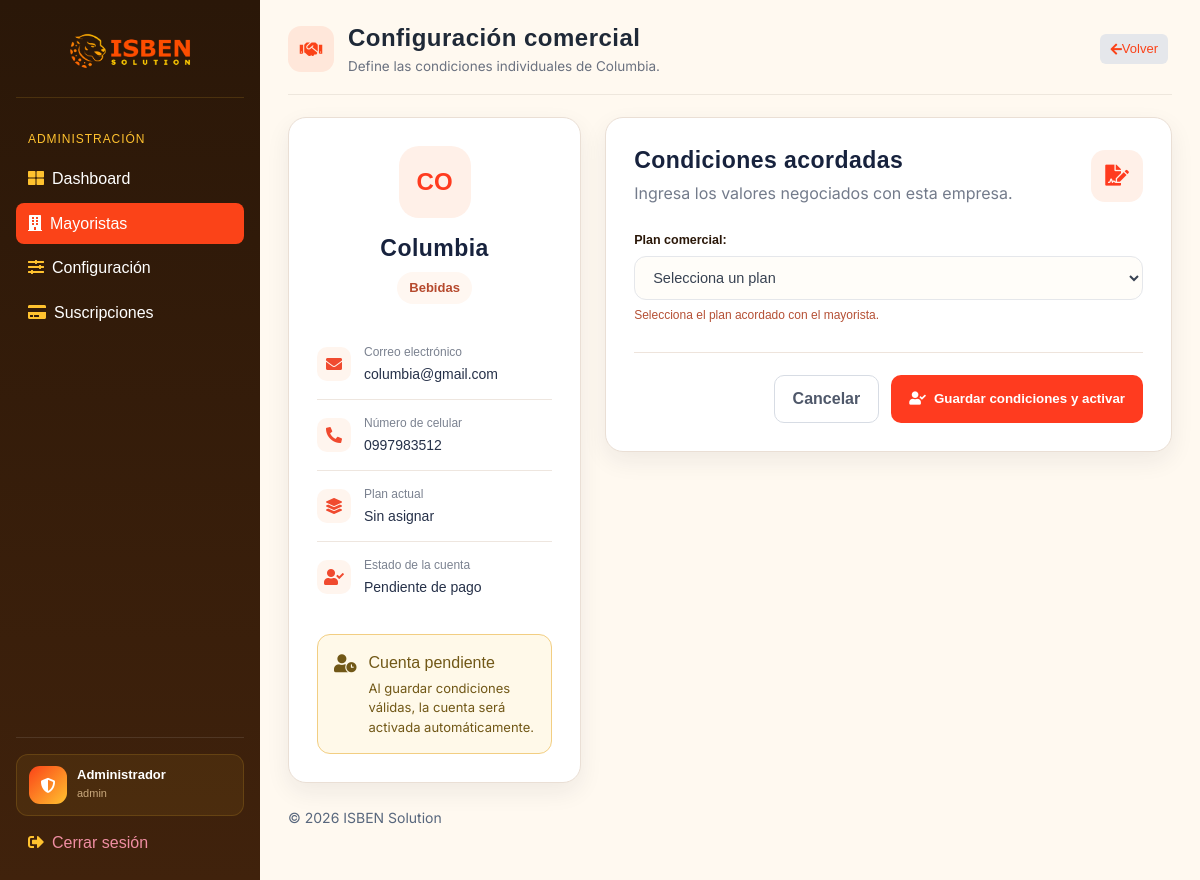
/admin-panel/mayoristas/16/configuracion/ (signed in), run on the app's committed database.
### appDjango/models.py (models this page shows, shortened)
class Mayorista(models.Model):
    CATEGORIA_CHOICES = [
        ("bebidas", "Bebidas"),
        ("abarrotes", "Abarrotes"),
        ("lacteos", "Lácteos"),
        ("limpieza", "Limpieza"),
        ("otro", "Otro"),
    ]
    PLAN_CHOICES = [
        ("sin_asignar", "Sin asignar"),
        ("suscripcion", "Suscripción anual"),
        ("comision", "Solo comisión"),
        ("mixto", "Mixto"),
    ]
    ESTADO_CHOICES = [
        ("pendiente_pago", "Pendiente de pago"),
        ("activo", "Activo"),
        ("suspendido", "Suspendido"),
    ]
    MESES_CORTOS = [
        "Ene",
        "Feb",
        "Mar",
        "Abr",
        "May",
        "Jun",
        "Jul",
        "Ago",
        "Sep",
        "Oct",
        "Nov",
        "Dic",
    ]
    cuenta = models.OneToOneField(
        settings.AUTH_USER_MODEL,
        on_delete=models.CASCADE,
        related_name="perfil_mayorista",
    )
    nombre = models.CharField(max_length=255)
    telefono = models.CharField(
        max_length=15,
        default="",
    )
    categoria = models.CharField(max_length=20, choices=CATEGORIA_CHOICES)
    logo_url = models.TextField(blank=True, null=True)
    estado = models.CharField(
        max_length=20, choices=ESTADO_CHOICES, default="pendiente_pago"
    )
    plan = models.CharField(
        max_length=20,
        choices=PLAN_CHOICES,
        default="sin_asignar",
    )
    tarifa_anual = models.DecimalField(max_digits=10, decimal_places=2, default=0)
    porcentaje_comision = models.DecimalField(max_digits=5, decimal_places=2, default=0)
    fecha_vencimiento = models.DateField(blank=True, null=True)

### appDjango/views.py (the view)
@admin_required
def admin_mayorista_configuracion(request, id):
    mayorista = get_object_or_404(
        Mayorista.objects.select_related("cuenta"),
        pk=id,
    )
    estaba_pendiente = mayorista.estado == "pendiente_pago"
    if request.method == "POST":
        formulario = MayoristaConfigComercialForm(
            request.POST,
            instance=mayorista,
        )
        if formulario.is_valid():
            mayorista_configurado = formulario.save(commit=False)
            if estaba_pendiente:
                mayorista_configurado.estado = "activo"
            mayorista_configurado.save()
            if estaba_pendiente:
                messages.success(
                    request,
                    "%s fue configurado y activado correctamente."
                    % mayorista_configurado.nombre,
                )
            else:
                messages.success(
                    request,
                    "Las condiciones comerciales de %s "
                    "fueron actualizadas." % mayorista_configurado.nombre,
                )
            return redirect("portal_admin_mayoristas")
    else:
        formulario = MayoristaConfigComercialForm(instance=mayorista)
    return render(
        request,
        "admin/mayorista_configuracion.html",
        {
            "formulario": formulario,
            "mayorista": mayorista,
            "activar_al_guardar": estaba_pendiente,
        },
    )

### appDjango/views.py (called while the page is built)
def admin_required(view_func):
    @wraps(view_func)
    def wrapper(request, *args, **kwargs):
        if not request.user.is_authenticated or not request.user.is_staff:
            return redirect("portal_login_admin")
        return view_func(request, *args, **kwargs)
    return wrapper

### appDjango/templates/admin/mayorista_configuracion.html (shortened to what this page needs)
{% extends 'layouts/base.html' %}
{% block content %}
  <div class="pagina-cabecera">
    <div class="pagina-cabecera-titulo">
      <div class="pagina-cabecera-icono">
        <i class="fas fa-handshake"></i>
      </div>
      <div>
        <h1>Configuración comercial</h1>
        <p class="subtitulo">
          Define las condiciones individuales de
          {{ mayorista.nombre }}.
        </p>
      </div>
    </div>
    <div class="pagina-cabecera-acciones">
      <a
        href="{% url 'portal_admin_mayoristas' %}"
        class="action action-view"
      >
        <i class="fas fa-arrow-left"></i>
        Volver
      </a>
    </div>
  </div>
  <div class="config-comercial-grid">
    <aside class="config-empresa-card">
      <div class="config-empresa-avatar">
        {{ mayorista.nombre|slice:":2"|upper }}
      </div>
      <h2>{{ mayorista.nombre }}</h2>
      <span class="config-empresa-categoria">
        {{ mayorista.get_categoria_display }}
      </span>
      <div class="config-empresa-datos">
        <div class="config-empresa-dato">
          <i class="fas fa-envelope"></i>
          <div>
            <span>Correo electrónico</span>
            <strong>{{ mayorista.cuenta.email }}</strong>
          </div>
        </div>
        <div class="config-empresa-dato">
          <i class="fas fa-phone-alt"></i>
          <div>
            <span>Número de celular</span>
            <strong>
              {% if mayorista.telefono %}
                {{ mayorista.telefono }}
              {% else %}
                Sin celular registrado
              {% endif %}
            </strong>
          </div>
        </div>
        <div class="config-empresa-dato">
          <i class="fas fa-layer-group"></i>
          <div>
            <span>Plan actual</span>
            <strong>{{ mayorista.get_plan_display }}</strong>
          </div>
        </div>
        <div class="config-empresa-dato">
          <i class="fas fa-user-check"></i>
          <div>
            <span>Estado de la cuenta</span>
            <strong>
              {{ mayorista.get_estado_display }}
            </strong>
          </div>
        </div>
      </div>
      {% if activar_al_guardar %}
        <div class="config-activacion-aviso">
          <i class="fas fa-user-clock"></i>
          <div>
            <strong>Cuenta pendiente</strong>
            <p>
              Al guardar condiciones válidas, la cuenta será activada
              automáticamente.
            </p>
          </div>
        </div>
      {% endif %}
    </aside>
    <section class="config-formulario-card">
      <div class="config-formulario-cabecera">
        <div>
          <h2>Condiciones acordadas</h2>
          <p>
            Ingresa los valores negociados con esta empresa.
          </p>
        </div>
        <div class="config-formulario-icono">
          <i class="fas fa-file-signature"></i>
        </div>
      </div>
      <form method="post">
        <div class="campo-grupo">
          {{ formulario.plan.label_tag }}
          {{ formulario.plan }}
          <small
            class="config-plan-ayuda"
            id="configPlanAyuda"
          >
          </small>
        </div>
        <div class="config-formulario-acciones">
          <a
            href="{% url 'portal_admin_mayoristas' %}"
            class="config-boton-secundario"
          >
            Cancelar
          </a>
          <button
            type="submit"
            class="config-boton-guardar"
          >
            {% if activar_al_guardar %}
              <i class="fas fa-user-check"></i>
              Guardar condiciones y activar
            {% else %}
              <i class="fas fa-save"></i>
              Guardar cambios
            {% endif %}
          </button>
        </div>
      </form>
    </section>
  </div>
{% endblock %}

### appDjango/templates/includes/sidebar.html (shortened to what this page needs)
{% load static %}
<nav id="sidebarMenu" class="sidebar d-lg-block collapse">
  <div class="sidebar-inner px-3 pt-3">
    <div class="sidebar-marca">
      <a href="{% url 'portal_landing' %}">
        <img src="{% static 'imagenes/logos_2.png' %}" alt="ISBEN Solution">
      </a>
    </div>
    <ul class="nav flex-column">
      {% if user.is_staff %}
        <li class="sidebar-heading">Administración</li>
        <li class="nav-item {% if request.resolver_match.url_name == 'portal_admin_dashboard' %}active{% endif %}">
          <a href="{% url 'portal_admin_dashboard' %}" class="nav-link"><span class="sidebar-icon"><i class="fas fa-th-large"></i></span>Dashboard</a>
        </li>
        <li class="nav-item {% if 'mayorista' in request.resolver_match.url_name %}active{% endif %}">
          <a href="{% url 'portal_admin_mayoristas' %}" class="nav-link"><span class="sidebar-icon"><i class="fas fa-building"></i></span>Mayoristas</a>
        </li>
        <li class="nav-item {% if request.resolver_match.url_name == 'portal_admin_configuracion' %}active{% endif %}">
          <a href="{% url 'portal_admin_configuracion' %}" class="nav-link"><span class="sidebar-icon"><i class="fas fa-sliders-h"></i></span>Configuración</a>
        </li>
        <li class="nav-item {% if request.resolver_match.url_name == 'portal_admin_suscripciones' %}active{% endif %}">
          <a href="{% url 'portal_admin_suscripciones' %}" class="nav-link"><span class="sidebar-icon"><i class="fas fa-credit-card"></i></span>Suscripciones</a>
        </li>
      {% endif %}
    </ul>
    <div class="sidebar-user mt-auto pt-3">
      {% if user.is_authenticated %}
        <div class="sidebar-user-info">
          <div class="sidebar-user-avatar">
            {% if user.perfil_mayorista %}<i class="fas fa-industry"></i>
            {% elif user.perfil_vendedor %}<i class="fas fa-user-tie"></i>
            {% elif user.perfil_tienda %}<i class="fas fa-store"></i>
            {% else %}<i class="fas fa-shield-alt"></i>{% endif %}
          </div>
          <div class="sidebar-user-datos">
            <span class="sidebar-user-nombre">
              {% if user.perfil_mayorista %}{{ user.perfil_mayorista.nombre }}
              {% elif user.perfil_vendedor %}{{ user.perfil_vendedor.nombre }}
              {% elif user.perfil_tienda %}{{ user.perfil_tienda.nombre }}
              {% else %}Administrador{% endif %}
            </span>
            <span class="sidebar-user-email">{{ user.username }}</span>
          </div>
        </div>
        <a href="{% url 'portal_logout' %}" class="nav-link sidebar-logout">
          <span class="sidebar-icon"><i class="fas fa-sign-out-alt"></i></span>Cerrar sesión
        </a>
      {% endif %}
    </div>
  </div>
</nav>

### data on the page
Mayorista: nombre "Columbia", nombre "CO", categoria "Bebidas", cuenta.email "columbia@gmail.com", telefono "0997983512", plan "Sin asignar", estado "Pendiente de pago", plan "Selecciona un plan"

### other printed values
{{ user.username }} "admin"
